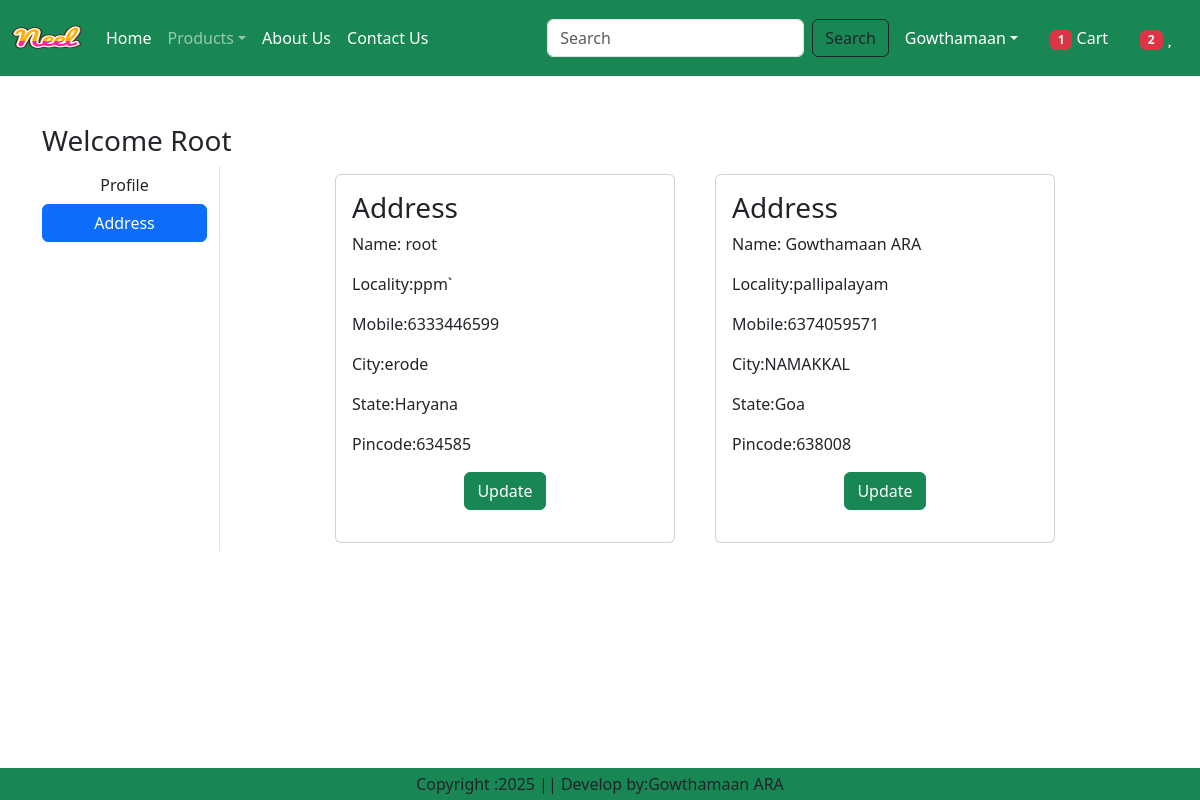
The page /address/ (signed in) on the database its author committed.
### app/models.py (models this page shows, shortened)
class Customer(models.Model):
    user=models.ForeignKey(User,on_delete=models.CASCADE)
    name=models.CharField(max_length=200)
    locality=models.CharField(max_length=200)
    city=models.CharField(max_length=50)
    mobile=models.IntegerField(default=0)
    zipcode=models.IntegerField()
    state=models.CharField(choices=STATE_CHOICES,max_length=100)

### app/views.py (the view)
# urls.py: path('address/',views.address,name='address'),
@login_required
def address(request):
    add=Customer.objects.filter(user=request.user)
    totalitem=0
    wishitem=0
    if request.user.is_authenticated:
        totalitem=len(Cart.objects.filter(user=request.user))
        wishitem=len(Wishlist.objects.filter(user=request.user))
    return render(request,'address.html',locals())

### templates/address.html (shortened to what this page needs)
{% extends 'base.html' %}
{%load static%}
{% block main-content %}
<div class="container my-5">
    <div class="row">
        <h3>Welcome <span class="text-capitalize">{{request.user}}</span></h3>
        <div class="col-sm-2 border-end">
            <ul class="list-unstyled">
                <li class="d-grid">
                    <a href="{%url 'profile'%}" class="btn ">Profile</a>
                </li>
                <li class="d-grid">
                    <a href="{%url 'address'%}" class="btn btn-primary">Address</a>
                </li>
            </ul>
        </div>
        <div class="col-sm-8 offset-sm-1">
            <div class="row">
                {%for ad in add%}
                    <div class="col-sm-6">
                        <div class="card m-2">
                            <div class="card-body">
                                <h3>Address {{for.loop.counter}}</h3>
                                <p>Name: {{ad.name}}</p>
                                <p>Locality:{{ad.locality}}</p>
                                <p>Mobile:{{ad.mobile}}</p>
                                <p>City:{{ad.city}}</p>
                                <p>State:{{ad.state}}</p>
                                <p>Pincode:{{ad.zipcode}}</p>
                                <p class="text-center"><a href="{%url 'updateAddress' pk=ad.id %}" type="button" class="btn btn-success">Update</a></p>
                            </div>
                        </div>
                    </div>
                {% endfor %}
            </div>
        </div>
    </div>
</div>
{%endblock main-content%}

### rows shown on the page
Customer: name "root", locality "ppm`", mobile "6333446599", city "erode", state "Haryana", zipcode "634585"
Customer: name "Gowthamaan ARA", locality "pallipalayam", mobile "6374059571", city "NAMAKKAL", state "Goa", zipcode "638008"

### other values the page prints
{{ totalitem }} "1"
{{ wishitem }} "2"
{{ request.user }} "Root"
